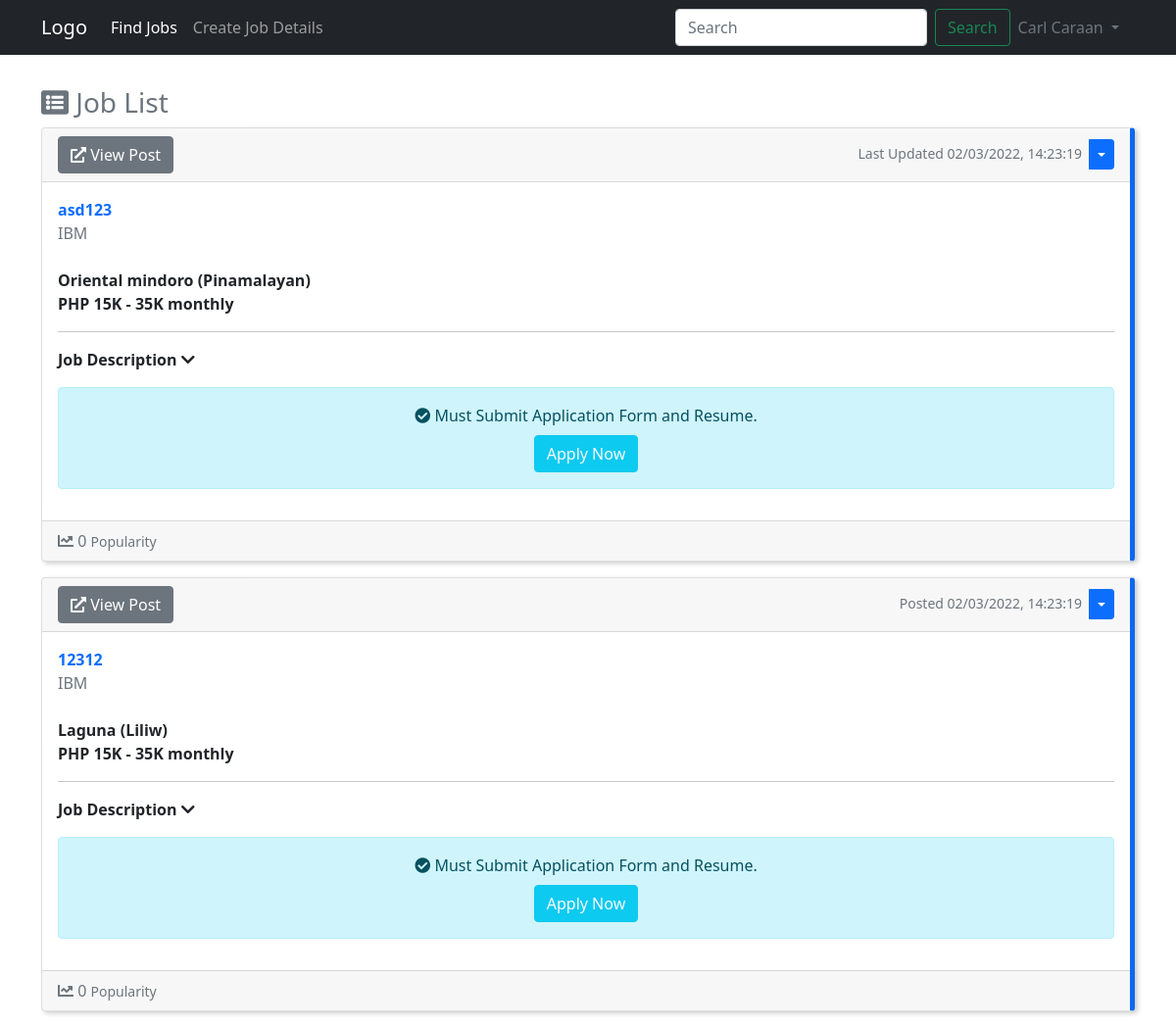
Screenshot of /home (signed in) with the database file from the repository.
### website/models.py (models this page shows)
class User(db.Model, UserMixin):
    id = db.Column(db.Integer, primary_key=True)
    email = db.Column(db.String(150), unique=True)
    username = db.Column(db.String(150), unique=True)
    firstname = db.Column(db.String(150))
    lastname = db.Column(db.String(150))
    company = db.Column(db.String(150))
    password = db.Column(db.String(150))
    usertype = db.Column(db.String(10))
    date_created = db.Column(db.DateTime, default=datetime.now())
    date_updated = db.Column(db.DateTime(
        timezone=True), onupdate=datetime.now())
    posts = db.relationship('Post', backref='user', passive_deletes="True")
    likes = db.relationship('Like', backref='user', passive_deletes="True")

class Post(db.Model):
    id = db.Column(db.Integer, primary_key=True)
    title = db.Column(db.Text, nullable=False)
    text = db.Column(db.Text, nullable=False)
    date_created = db.Column(db.DateTime, default=datetime.now())
    date_updated = db.Column(db.DateTime(
        timezone=True), onupdate=datetime.now())
    author = db.Column(db.Integer, db.ForeignKey(
        'user.id', ondelete="CASCADE"), nullable="False")
    company = db.Column(db.String(150), nullable="False")
    likes = db.relationship('Like', backref='post', passive_deletes="True")
    location = db.Column(db.Text, nullable=False)
    location1 = db.Column(db.Text, nullable=False)
    salary = db.Column(db.Text, nullable=True)
    salary1 = db.Column(db.Text, nullable=True)
    level = db.Column(db.Text, nullable=False)
    experience = db.Column(db.Text, nullable=False)
    specialization = db.Column(db.Text, nullable=False)
    qualification = db.Column(db.Text, nullable=True)
    qualification1 = db.Column(db.Text, nullable=True)
    qualification2 = db.Column(db.Text, nullable=True)
    qualification3 = db.Column(db.Text, nullable=True)
    qualification4 = db.Column(db.Text, nullable=True)
    jobtype = db.Column(db.Text, nullable=False)

### website/views.py (the view)
@views.route("/home")
@login_required
def home():
    searchbar = request.args.get('searchbar')
    if searchbar:
        posts = Post.query.filter(or_(Post.title.contains(searchbar),Post.company.contains(searchbar))).order_by(Post.date_created.desc())
        results = posts.count()
        if results > 0:
            flash('Search Results: ' + str(results), category='success')
        else:
            flash('No results found', category='error')
    else:
        posts = Post.query.order_by(Post.date_created.desc())
    return render_template("user/home.html", user=current_user, posts=posts)

### website/__init__.py (called while the page is built)
def create_app():
    app = Flask(__name__)
    app.config['SECRET_KEY'] = "helloworld"
    app.config['SQLALCHEMY_DATABASE_URI'] = f'sqlite:///{DB_NAME}'
    app.config['SQLALCHEMY_TRACK_MODIFICATIONS'] = True
    db.init_app(app)
    from .views import views
    from .auth import auth
    app.register_blueprint(views, url_prefix="/")
    app.register_blueprint(auth, url_prefix="/")
    from .models import User, Post
    create_database(app)
    login_manager = LoginManager()
    login_manager.login_view = "auth.login"
    login_manager.init_app(app)
    @login_manager.user_loader
    def load_user(id):
        return User.query.get(int(id))
    return app

### website/templates/user/home.html (shortened to what this page needs)
{% extends "user/posts_div.html" %}

### website/templates/user/posts_div.html (shortened to what this page needs)
{% extends "user/base.html" %}
{% set active_page = "view_post" %}
{% block content %}
<h3 class="text-muted mt-3">{% block header %}<i class="fas fa-list-alt"></i> Job List{% endblock %}</h3>
<div id="posts">
    {% if posts.all()|length > 0 %}
    {% for post in posts %}
    <div class="card mb-3" id="post_container">
        <div class="card-header d-flex justify-content-between align-items-center">
            <a href="/post/{{ post.id }}" class="btn btn-secondary"><i class="fas fa-external-link-alt"></i> View
                Post</a>
            <div class="btn-group">
                <small class="text-muted mt-1 me-2">
                    {% if post.date_updated == None %}
                    Posted {{ post.date_created.strftime("%m/%d/%Y, %H:%M:%S") }}
                    {% else %}
                    Last Updated {{ post.date_updated.strftime("%m/%d/%Y, %H:%M:%S") }}
                    {% endif %}
                </small>
                {% if user.id == post.author %}
                <button type="button" class="btn btn-sm btn-primary dropdown-toggle" data-bs-toggle="dropdown"></button>
                {% endif %}
            </div>
        </div>
        <div class="card-body">
            <span class="text-primary fw-bold">
                {{ post.title }}
            </span><br>
            <a class="text-secondary text-decoration-none" href="/posts/{{ post.user.company }}">{{ post.user.company
                }}</a><br><br>
            <span class="fw-bold">{{ post.location.capitalize() }} ({{ post.location1.capitalize() }})</span><br>
            {% if post.salary == "0" and post.salary1 == "0" %}
            {% else %}
                <span class="fw-bold">PHP {{ post.salary }}K - {{ post.salary1 }}K monthly</span>
            {% endif %}
            <hr>
            <p class="fw-bold" data-bs-toggle="collapse" href="#collapseExample{{ post.id }}" role="button"
                aria-expanded="false" aria-controls="collapseExample">
                Job Description <i class="fas fa-chevron-down"></i>
            </p>
            <div class="alert alert-info text-center">
                <i class="fas fa-check-circle"></i>
                Must Submit Application Form and Resume.<br>
                <button class="btn btn-info mt-2">
                    <a class="text-light text-decoration-none" href="mailto:{{ post.user.email }}">Apply Now</a>
                </button>
            </div>
        </div>
        <div class="card-footer text-muted">
            {% if user.id in post.likes|map(attribute="author")|list %}
            <i class="fas fa-chart-line text-primary" id="like-button-{{ post.id }}" onclick="like({{ post.id }})"></i>
            {% else %}
            <i class="fas fa-chart-line" id="like-button-{{ post.id }}" onclick="like({{ post.id }})"></i>
            {% endif %}
            <span id="likes-count-{{ post.id }}">{{ post.likes|length }}</span> <small>Popularity</small>
        </div>
    </div>
    {% endfor %}
    {% else %}
    <div align="center">
        <img src="{{ url_for('static',filename='user/img/search.png') }}" width="450" alt=""><br>
        <h4 class="text-muted">No Job Listed.</h4>
    </div>
    {% endif %}
</div>
{% endblock %}

### website/templates/user/base.html (shortened to what this page needs)
<!DOCTYPE html>
<html lang="en">
<head>
    <link href="https://cdn.jsdelivr.net/npm/bootstrap@5.1.3/dist/css/bootstrap.min.css" rel="stylesheet">
    <link rel="stylesheet" href="https://use.fontawesome.com/releases/v5.15.4/css/all.css">
    <link rel="stylesheet" href="https://cdnjs.cloudflare.com/ajax/libs/trix/1.3.1/trix.css">
    <link rel="stylesheet" href="{{ url_for('static',filename='user/css/style.css') }}">
    <link rel="stylesheet" href="{{ url_for('static',filename='user/css/salary.scss') }}">
    <link rel="stylesheet" href="{{ url_for('static',filename='user/css/slider.css') }}">
</head>
<body>
    <nav class="navbar navbar-expand-lg navbar-dark bg-dark">
        <div class="container">
            <a class="navbar-brand" href="/home">Logo</a>
            <div class="collapse navbar-collapse" id="navbarSupportedContent">
                <ul class="navbar-nav me-auto mb-2 mb-lg-0">
                    <li class="nav-item">
                        <a href="/home" class="nav-item nav-link {{ 'active' if active_page == 'view_post' else '' }}">Find Jobs</a>
                    </li>
                    <li class="nav-item">
                        {% if user.is_authenticated %}
                        <a class="nav-item nav-link {{ 'active' if active_page == 'add_post' else '' }}" href="/create-post">Create Job Details</a>
                    </li>
                    {% endif %}
                </ul>
                {% if active_page == "add_post" %}
                {% elif active_page == "edit_post" %}
                {% elif active_page == "view_single_post" %}
                {% elif active_page == "edit_password" %}
                {% elif active_page == "edit_post" %}
                {% elif active_page == "edit_profile" %}
                {% elif active_page == "view_profile" %}
                {% else %}
                <form class="d-flex" method="GET">
                    <input class="form-control me-2" type="search" placeholder="Search" aria-label="Search" name="searchbar">
                    <button class="btn btn-outline-success" type="submit">Search</button>
                </form>
                {% endif %}
                <li class="d-flex nav-item dropdown ms-2">
                    <a class="nav-link text-secondary dropdown-toggle ps-0 {{ 'text-white' if active_page == 'edit_password' or active_page == 'edit_profile' or active_page == 'view_profile' else '' }}" href="#" id="navbarDropdown" role="button"
                        data-bs-toggle="dropdown" aria-expanded="false">
                        {{ current_user.firstname }}
                        {{ current_user.lastname }}
                    </a>
                </li>
            </div>
        </div>
    </nav>
    <div class="container pt-3">
        {% block content %}{% endblock %}
    </div>
</body>
</html>

### website/static/user/css/style.css (style rules this page uses)
#post_container { border-right: 5px solid#0c69f2; box-shadow: 3px 2px 5px 0px rgba(0,0,0,0.2); -webkit-box-shadow: 3px 2px 5px 0px rgba(0,0,0,0.2); -moz-box-shadow: 3px 2px 5px 0px rgba(0,0,0,0.2); }

### rows the page displays
User: firstname "Carl", lastname "Caraan"
Post: date_updated "02/03/2022, 14:23:19", title "asd123", user.company "IBM", location "Oriental mindoro", location1 "Pinamalayan", salary "15", salary1 "35", likes|length "0"
Post: date_created "02/03/2022, 14:23:19", title "12312", user.company "IBM", location "Laguna", location1 "Liliw", salary "15", salary1 "35", likes|length "0"
